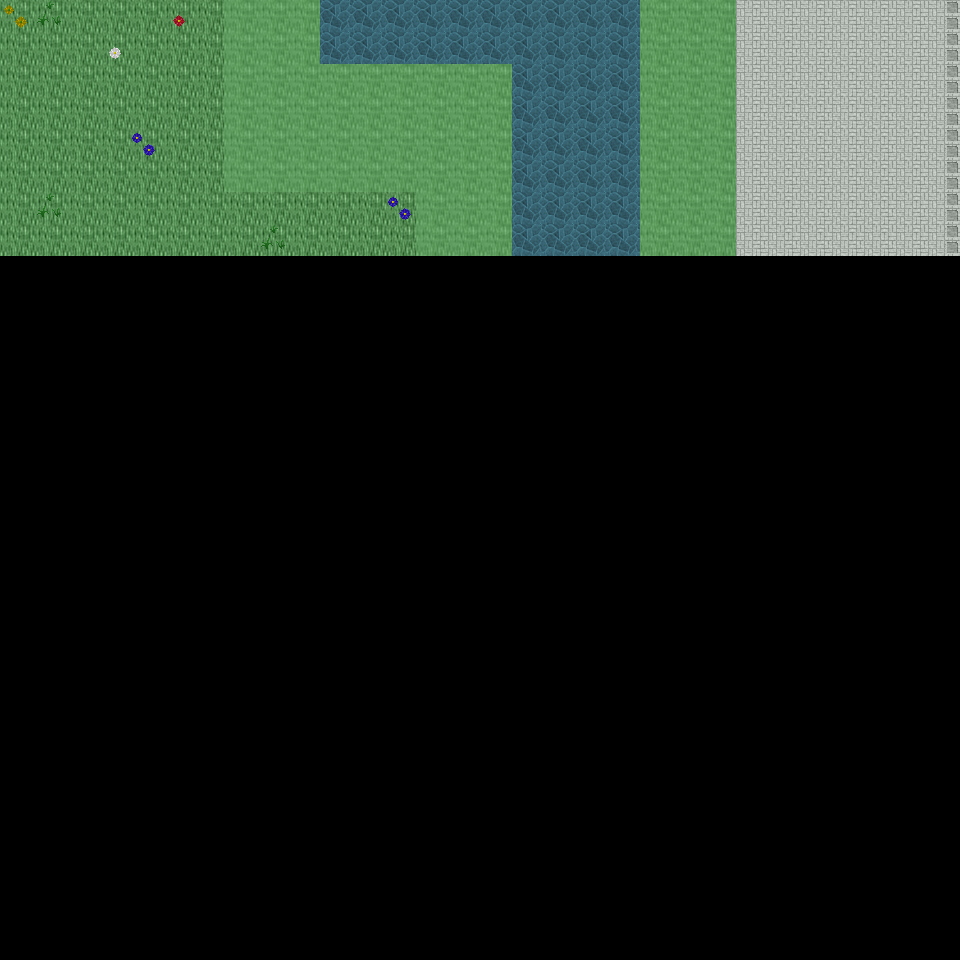

Rendered tile map (Tiled .tmx) drawn with the repository's tilesets; below, a short description and the map source with its tile grids summarised:
An orthogonal 30x30 tile map with 32x32 px tiles, 6 tile layers (Ground, Object, Object2, Above, ...), 48 tilesets and 5 objects (5x mapExit).

<map version="1.0" orientation="orthogonal" renderorder="right-down" width="30" height="30" tilewidth="32" tileheight="32" nextobjectid="6">
  <tileset firstgid="1" name="tileset_ground_ground" tilewidth="32" tileheight="32" tilecount="33" columns="3">
    <image source="../drawable/tileset_ground_ground.png" width="96" height="352" />
  </tileset>
  <tileset firstgid="34" name="tileset_building_castle" tilewidth="32" tileheight="32" tilecount="320" columns="20">
    <image source="../drawable/tileset_building_castle.png" width="640" height="512" />
  </tileset>
  <tileset firstgid="354" name="tileset_furniture_carpet_carpets_2" tilewidth="32" tileheight="32" tilecount="12" columns="4">
    <image source="../drawable/tileset_furniture_carpet_carpets_2.png" width="128" height="160" />
  </tileset>
  <tileset firstgid="366" name="tileset_ground_indoor_tiles" tilewidth="32" tileheight="32" tilecount="8" columns="2">
    <image source="../drawable/tileset_ground_indoor_tiles.png" width="64" height="128" />
  </tileset>
  <tileset firstgid="374" name="tileset_ground_water_pool" tilewidth="32" tileheight="32" tilecount="72" columns="3">
    <image source="../drawable/tileset_ground_water_pool.png" width="96" height="768" />
  </tileset>
  <tileset firstgid="446" name="tileset_ground_brown_paving" tilewidth="32" tileheight="32" tilecount="2" columns="2">
    <image source="../drawable/tileset_ground_brown_paving.png" width="64" height="32" />
  </tileset>
  <tileset firstgid="448" name="tileset_ground_spikes" tilewidth="32" tileheight="32" tilecount="1" columns="1">
    <image source="../drawable/tileset_ground_spikes.png" width="32" height="32" />
  </tileset>
  <tileset firstgid="449" name="tileset_ground_ridge_earth_dark" tilewidth="32" tileheight="32" tilecount="96" columns="12">
    <image source="../drawable/tileset_ground_ridge_earth_dark.png" width="384" height="256" />
  </tileset>
  <tileset firstgid="545" name="tileset_plant_grasses" tilewidth="32" tileheight="32" tilecount="6" columns="3">
    <image source="../drawable/tileset_plant_grasses.png" width="96" height="64" />
  </tileset>
  <tileset firstgid="551" name="tileset_ground_water_pool_corners" tilewidth="32" tileheight="32" tilecount="72" columns="3">
    <image source="../drawable/tileset_ground_water_pool_corners.png" width="96" height="768" />
  </tileset>
  <tileset firstgid="623" name="tileset_building_fence_fence_chunky" tilewidth="32" tileheight="32" tilecount="21" columns="3">
    <image source="../drawable/tileset_building_fence_fence_chunky.png" width="96" height="224" />
  </tileset>
  <tileset firstgid="644" name="tileset_ground_earth_edges" tilewidth="32" tileheight="32" tilecount="18" columns="6">
    <image source="../drawable/tileset_ground_earth_edges.png" width="192" height="96" />
  </tileset>
  <tileset firstgid="662" name="tileset_ground_rock_pebbles" tilewidth="32" tileheight="32" tilecount="3" columns="1">
    <image source="../drawable/tileset_ground_rock_pebbles.png" width="32" height="96" />
  </tileset>
  <tileset firstgid="665" name="tileset_ground_square_patch" tilewidth="32" tileheight="32" tilecount="9" columns="3">
    <image source="../drawable/tileset_ground_square_patch.png" width="96" height="96" />
  </tileset>
  <tileset firstgid="674" name="tileset_plant_leaves" tilewidth="32" tileheight="32" tilecount="8" columns="4">
    <image source="../drawable/tileset_plant_leaves.png" width="128" height="64" />
  </tileset>
  <tileset firstgid="682" name="tileset_item_corpse_skull_dark" tilewidth="32" tileheight="32" tilecount="2" columns="2">
    <image source="../drawable/tileset_item_corpse_skull_dark.png" width="64" height="32" />
  </tileset>
  <tileset firstgid="684" name="tileset_item_corpse_skeleton" tilewidth="32" tileheight="32" tilecount="4" columns="2">
    <image source="../drawable/tileset_item_corpse_skeleton.png" width="64" height="64" />
  </tileset>
  <tileset firstgid="688" name="tileset_furniture_table_grey_fancy" tilewidth="32" tileheight="32" tilecount="9" columns="3">
    <image source="../drawable/tileset_furniture_table_grey_fancy.png" width="96" height="96" />
  </tileset>
  <tileset firstgid="697" name="tileset_furniture_table_grey_long" tilewidth="32" tileheight="32" tilecount="4" columns="2">
    <image source="../drawable/tileset_furniture_table_grey_long.png" width="64" height="64" />
  </tileset>
  <tileset firstgid="701" name="tileset_furniture_table_grey_plain" tilewidth="32" tileheight="32" tilecount="9" columns="3">
    <image source="../drawable/tileset_furniture_table_grey_plain.png" width="96" height="96" />
  </tileset>
  <tileset firstgid="710" name="tileset_item_gothic_slab" tilewidth="32" tileheight="32" tilecount="1" columns="1">
    <image source="../drawable/tileset_item_gothic_slab.png" width="32" height="32" />
  </tileset>
  <tileset firstgid="711" name="tileset_logic_creature_gnome" tilewidth="32" tileheight="32" tilecount="6" columns="6">
    <image source="../drawable/tileset_logic_creature_gnome.png" width="192" height="32" />
  </tileset>
  <tileset firstgid="717" name="tileset_logic_creature_animal" tilewidth="32" tileheight="32" tilecount="32" columns="8">
    <image source="../drawable/tileset_logic_creature_animal.png" width="256" height="128" />
  </tileset>
  <tileset firstgid="749" name="tileset_logic_collision" tilewidth="32" tileheight="32" tilecount="1" columns="1">
    <image source="../drawable/tileset_logic_collision.png" width="32" height="32" />
  </tileset>
  <tileset firstgid="750" name="tileset_ground_water_pool_deep" tilewidth="32" tileheight="32" tilecount="72" columns="3">
    <image source="../drawable/tileset_ground_water_pool_deep.png" width="96" height="768" />
  </tileset>
  <tileset firstgid="822" name="tileset_object_suspension_bridge" tilewidth="32" tileheight="32" tilecount="24" columns="3">
    <image source="../drawable/tileset_object_suspension_bridge.png" width="96" height="256" />
  </tileset>
  <tileset firstgid="846" name="tileset_plant_flower_daisy_blue" tilewidth="32" tileheight="32" tilecount="8" columns="2">
    <image source="../drawable/tileset_plant_flower_daisy_blue.png" width="64" height="128" />
  </tileset>
  <tileset firstgid="854" name="tileset_plant_flower_daisy_red" tilewidth="32" tileheight="32" tilecount="8" columns="2">
    <image source="../drawable/tileset_plant_flower_daisy_red.png" width="64" height="128" />
  </tileset>
  <tileset firstgid="862" name="tileset_plant_flower_daisy_white" tilewidth="32" tileheight="32" tilecount="8" columns="2">
    <image source="../drawable/tileset_plant_flower_daisy_white.png" width="64" height="128" />
  </tileset>
  <tileset firstgid="870" name="tileset_plant_flower_daisy_yellow" tilewidth="32" tileheight="32" tilecount="8" columns="2">
    <image source="../drawable/tileset_plant_flower_daisy_yellow.png" width="64" height="128" />
  </tileset>
  <tileset firstgid="878" name="tileset_plant_tree_tree_green" tilewidth="32" tileheight="32" tilecount="80" columns="8">
    <image source="../drawable/tileset_plant_tree_tree_green.png" width="256" height="352" />
  </tileset>
  <tileset firstgid="958" name="tileset_item_banners_flag" tilewidth="32" tileheight="32" tilecount="12" columns="3">
    <image source="../drawable/tileset_item_banners_flag.png" width="96" height="128" />
  </tileset>
  <tileset firstgid="970" name="tileset_item_flagpole" tilewidth="32" tileheight="32" tilecount="3" columns="1">
    <image source="../drawable/tileset_item_flagpole.png" width="32" height="96" />
  </tileset>
  <tileset firstgid="973" name="tileset_furniture_chair_bench_white" tilewidth="32" tileheight="32" tilecount="8" columns="2">
    <image source="../drawable/tileset_furniture_chair_bench_white.png" width="64" height="128" />
  </tileset>
  <tileset firstgid="981" name="tileset_item_statue_flowered_arch" tilewidth="32" tileheight="32" tilecount="24" columns="6">
    <image source="../drawable/tileset_item_statue_flowered_arch.png" width="192" height="128" />
  </tileset>
  <tileset firstgid="1005" name="tileset_building_decoration_block" tilewidth="32" tileheight="32" tilecount="2" columns="2">
    <image source="../drawable/tileset_building_decoration_block.png" width="64" height="32" />
  </tileset>
  <tileset firstgid="1007" name="tileset_building_decoration_orbpedestal" tilewidth="32" tileheight="32" tilecount="2" columns="1">
    <image source="../drawable/tileset_building_decoration_orbpedestal.png" width="32" height="64" />
  </tileset>
  <tileset firstgid="1009" name="tileset_item_statue_urn_with_flowers" tilewidth="32" tileheight="32" tilecount="2" columns="1">
    <image source="../drawable/tileset_item_statue_urn_with_flowers.png" width="32" height="64" />
  </tileset>
  <tileset firstgid="1011" name="tileset_building_decoration_pool" tilewidth="32" tileheight="32" tilecount="9" columns="3">
    <image source="../drawable/tileset_building_decoration_pool.png" width="96" height="96" />
  </tileset>
  <tileset firstgid="1020" name="tileset_item_statue_romanic_art1" tilewidth="32" tileheight="32" tilecount="4" columns="2">
    <image source="../drawable/tileset_item_statue_romanic_art1.png" width="64" height="64" />
  </tileset>
  <tileset firstgid="1024" name="tileset_building_wall_int_clay" tilewidth="32" tileheight="32" tilecount="100" columns="10">
    <image source="../drawable/tileset_building_wall_int_clay.png" width="320" height="320" />
  </tileset>
  <tileset firstgid="1124" name="tileset_ground_green_paving" tilewidth="32" tileheight="32" tilecount="18" columns="3">
    <image source="../drawable/tileset_ground_green_paving.png" width="96" height="192" />
  </tileset>
  <tileset firstgid="1142" name="tileset_logic_protection" tilewidth="32" tileheight="32" tilecount="2" columns="2">
    <image source="../drawable/tileset_logic_protection.png" width="64" height="32" />
  </tileset>
  <tileset firstgid="1144" name="tileset_furniture_other_stick" tilewidth="32" tileheight="32" tilecount="2" columns="1">
    <image source="../drawable/tileset_furniture_other_stick.png" width="32" height="64" />
  </tileset>
  <tileset firstgid="1146" name="tileset_item_scrying_orb" tilewidth="32" tileheight="32" tilecount="8" columns="8">
    <image source="../drawable/tileset_item_scrying_orb.png" width="256" height="32" />
  </tileset>
  <tileset firstgid="1154" name="tileset_light_dim_light_7x5" tilewidth="32" tileheight="32" tilecount="35" columns="7">
    <image source="../drawable/tileset_light_dim_light_7x5.png" width="224" height="160" />
  </tileset>
  <tileset firstgid="1189" name="tileset_light_light_5x5" tilewidth="32" tileheight="32" tilecount="25" columns="5">
    <image source="../drawable/tileset_light_light_5x5.png" width="160" height="160" />
  </tileset>
  <tileset firstgid="1214" name="tileset_furniture_light_lamp_bronze" tilewidth="32" tileheight="32" tilecount="3" columns="1">
    <image source="../drawable/tileset_furniture_light_lamp_bronze.png" width="32" height="96" />
  </tileset>
  <layer name="Ground" width="30" height="30">
    <data>[900 cells, 240 non-empty, 4 distinct tile ids]</data>
  </layer>
  <layer name="Object" width="30" height="30">
    <data>[900 cells, 89 non-empty, 33 distinct tile ids]</data>
  </layer>
  <layer name="Object2" width="30" height="30">
    <data>[900 cells, 0 non-empty, 0 distinct tile ids]</data>
  </layer>
  <layer name="Above" width="30" height="30">
    <data>[900 cells, 0 non-empty, 0 distinct tile ids]</data>
  </layer>
  <layer name="Above2" width="30" height="30">
    <data>[900 cells, 0 non-empty, 0 distinct tile ids]</data>
  </layer>
  <layer name="Walkable" width="30" height="30">
    <data>[900 cells, 72 non-empty, 1 distinct tile ids]</data>
  </layer>
  <objectgroup name="MapEvents">
    <object id="1" name="north" type="mapExit" x="0" y="0" width="224" height="32">
      <properties>
        <property name="map" value="level_0_x223_y28" />
        <property name="x" value="0" />
        <property name="y" value="28" />
      </properties>
    </object>
    <object id="2" name="north2" type="mapExit" x="320" y="0" width="320" height="32">
      <properties>
        <property name="map" value="level_0_x223_y28" />
        <property name="x" value="10" />
        <property name="y" value="28" />
      </properties>
    </object>
    <object id="3" name="north3" type="mapExit" x="736" y="0" width="224" height="32">
      <properties>
        <property name="map" value="level_0_x223_y28" />
        <property name="x" value="23" />
        <property name="y" value="28" />
      </properties>
    </object>
    <object id="4" name="west" type="mapExit" x="0" y="0" width="32" height="960">
      <properties>
        <property name="map" value="level_0_x222_y29" />
        <property name="x" value="28" />
        <property name="y" value="0" />
      </properties>
    </object>
    <object id="5" name="east" type="mapExit" x="928" y="0" width="32" height="960">
      <properties>
        <property name="map" value="level_0_x224_y29" />
        <property name="x" value="1" />
        <property name="y" value="0" />
      </properties>
    </object>
  </objectgroup>
</map>
